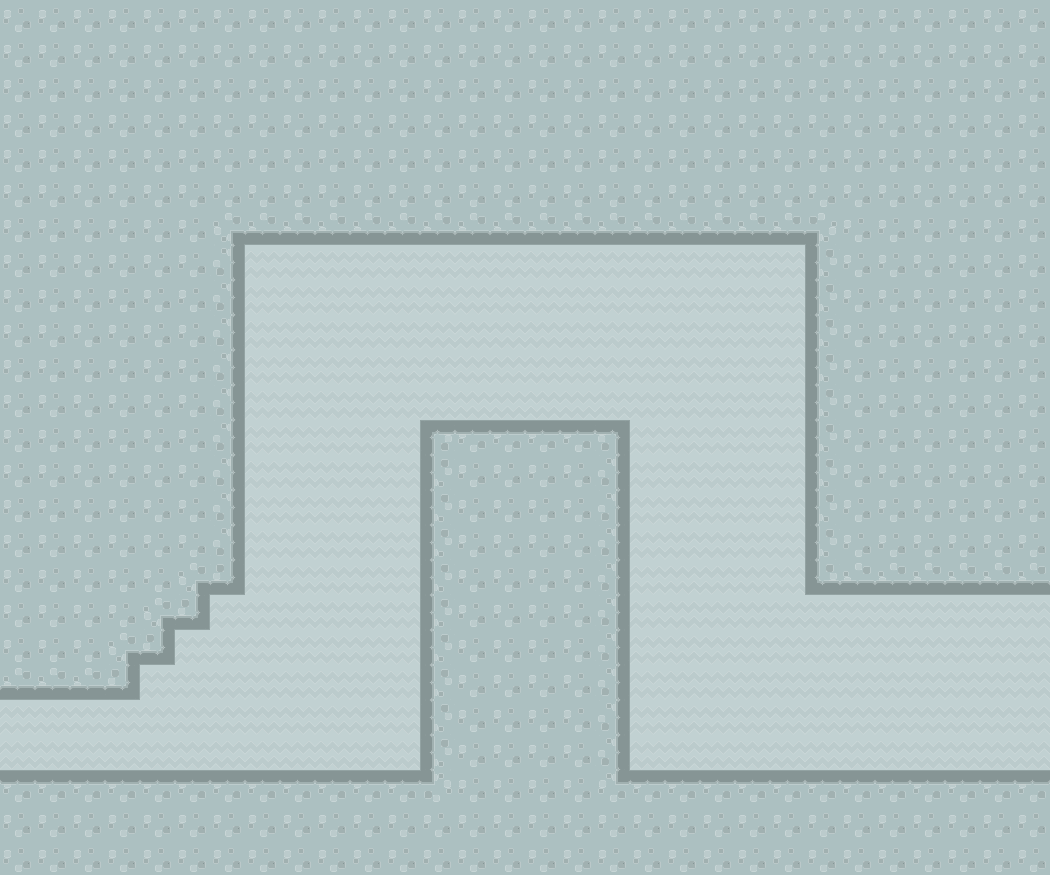

A 2D game scene composited from a Tiled map and its tileset images. What follows is a short description and the map's XML, with each tile layer's data collapsed to a summary:
An orthogonal 30x25 tile map with 35x35 px tiles, 2 tile layers (Background, Primary), 2 tilesets and 17 objects (7x Saw, Player, Door).

<map version="1.0" orientation="orthogonal" width="30" height="25" tilewidth="35" tileheight="35">
 <tileset firstgid="1" name="objects" tilewidth="35" tileheight="35" spacing="5">
  <image source="objects.png" width="256" height="64" />
 </tileset>
 <tileset firstgid="7" name="tiles" tilewidth="35" tileheight="35" spacing="2">
  <image source="tiles.png" width="1024" height="512" />
 </tileset>
 <layer name="Background" width="30" height="25">
  <data>[750 cells, 750 non-empty, 1 distinct tile ids]</data>
 </layer>
 <layer name="Primary" width="30" height="25">
  <data>[750 cells, 515 non-empty, 13 distinct tile ids]</data>
 </layer>
 <objectgroup name="Objects" width="30" height="25">
  <object name="Player" type="Player" gid="1" x="0" y="770" />
  <object type="Saw" gid="2" x="420" y="805" />
  <object type="Saw" gid="2" x="595" y="805" />
  <object type="Saw" gid="2" x="175" y="490" />
  <object type="Saw" gid="2" x="840" y="490" />
  <object name="Saw" type="Saw" gid="2" x="508" y="245" />
  <object type="Saw" gid="2" x="910" y="560" />
  <object type="Saw" gid="2" x="1050" y="840" />
  <object name="ExitDoor" type="Door" x="1041" y="595" width="35" height="175">
   <properties>
    <property name="newLevel" value="Level 3.json" />
   </properties>
  </object>
 </objectgroup>
 <objectgroup name="Physics" width="30" height="25">
  <object x="0" y="770" width="1050" height="105" />
  <object x="420" y="420" width="210" height="350" />
  <object x="0" y="-175" width="245" height="770" />
  <object x="805" y="-175" width="245" height="770" />
  <object x="245" y="-175" width="560" height="420" />
  <object x="1050" y="0" width="35" height="875" />
  <object x="-35" y="0" width="35" height="875" />
  <object x="209" y="597">
   <polyline points="0,0 0,32 -34,32 -35,67 -69,68 -70,101 -207,102 -207,-2 -1,-2" />
  </object>
 </objectgroup>
</map>
